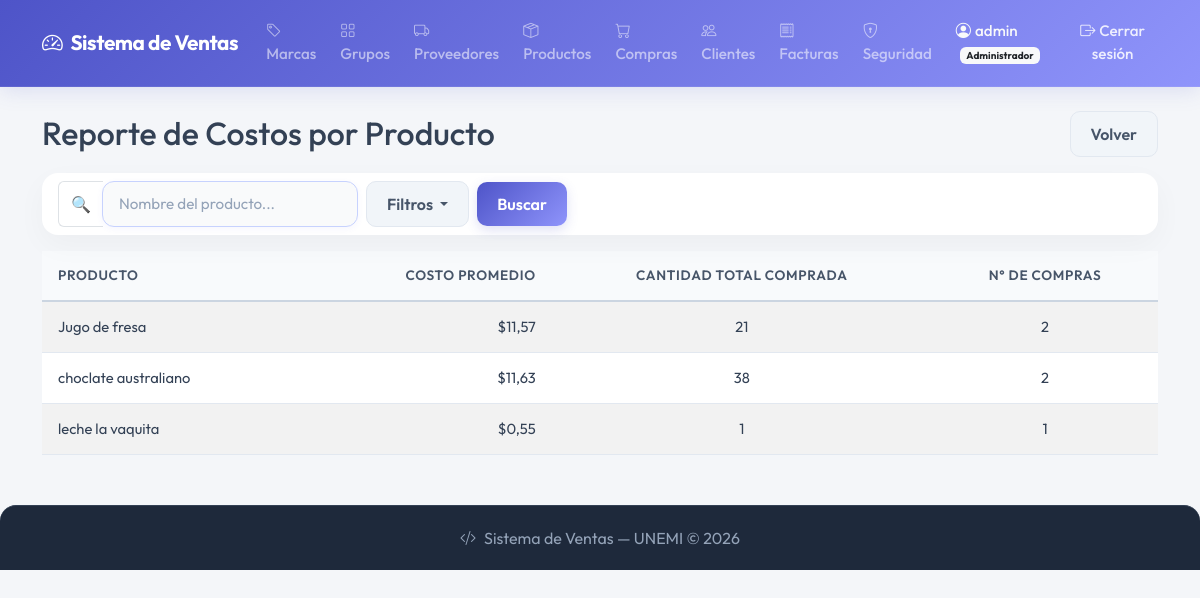
Before: /purchases/report/ (signed in) with the older database file.
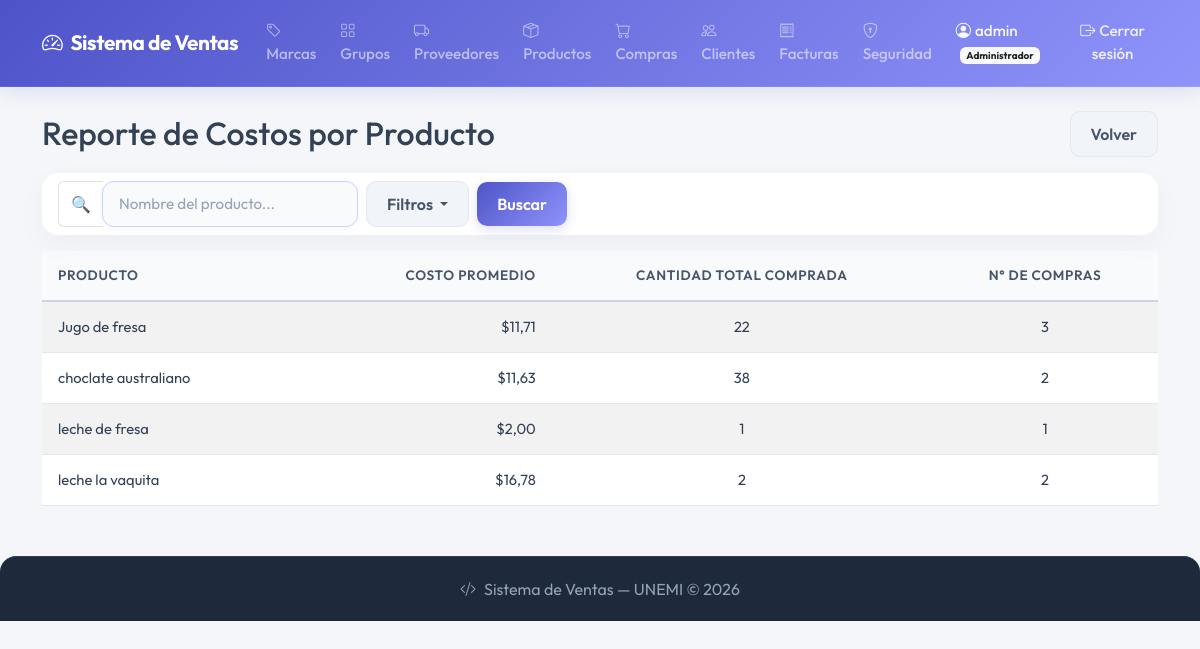
After: the same page with the newer database file.
### billing/models.py (models this page shows, shortened)
class Product(models.Model):
    name = models.CharField(max_length=200, verbose_name='Nombre')
    description = models.TextField(blank=True, null=True, verbose_name='Descripción')
    brand = models.ForeignKey(Brand, on_delete=models.PROTECT, related_name='products', verbose_name='Marca')
    group = models.ForeignKey(ProductGroup, on_delete=models.PROTECT, related_name='products', verbose_name='Grupo')
    suppliers = models.ManyToManyField(Supplier, related_name='products', blank=True, verbose_name='Proveedores')
    unit_price = models.DecimalField(max_digits=12, decimal_places=2, verbose_name='Precio unitario')
    last_cost = models.DecimalField(max_digits=12, decimal_places=2, default=0, null=True, blank=True, verbose_name='Último costo de compra')
    stock = models.IntegerField(default=0, verbose_name='Stock')
    is_active = models.BooleanField(default=True, verbose_name='Activo')
    image = models.ImageField(upload_to='products/', blank=True, null=True, verbose_name='Imagen')
    created_at = models.DateTimeField(auto_now_add=True)
    updated_at = models.DateTimeField(auto_now=True)
    class Meta:
        verbose_name = 'Producto'
        verbose_name_plural = 'Productos'
        ordering = ['name']

### purchasing/views.py (the view)
# urls.py: path('report/', views.purchase_report, name='purchase_report'),
@permission_required_redirect('purchasing.view_purchase', '/purchases/')
def purchase_report(request):
    from django.db.models import Avg, Sum, Count
    from billing.models import Supplier
    query = request.GET.get('q', '')
    supplier_id = request.GET.get('supplier', '')
    report = PurchaseDetail.objects.values(
        'product__name'
    ).annotate(
        avg_cost=Avg('unit_cost'),
        total_quantity=Sum('quantity'),
        total_purchases=Count('purchase'),
    ).order_by('product__name')
    if query:
        report = report.filter(product__name__icontains=query)
    if supplier_id:
        report = report.filter(purchase__supplier_id=supplier_id)
    context = {
        'report': report,
        'query': query,
        'selected_supplier': supplier_id,
        'suppliers': Supplier.objects.filter(is_active=True),
    }
    return render(request, 'purchasing/purchase_report.html', context)

### security/templatetags/security_tags.py (called while the page is built)
@register.filter(name='has_group')
def has_group(user, group_name):
    if not user.is_authenticated:
        return False
    if user.is_superuser:
        return True
    return user.groups.filter(name=group_name).exists()

### purchasing/templates/purchasing/purchase_report.html (shortened to what this page needs)
{% extends 'billing/base.html' %}
{% block content %}
<div class="d-flex justify-content-between align-items-center mb-3">
  <h2 class="mb-0">Reporte de Costos por Producto</h2>
  <a href="{% url 'purchasing:purchase_list' %}" class="btn btn-outline-secondary">Volver</a>
</div>
<div class="card mb-3">
  <div class="card-body py-2">
    <form method="get">
      <div class="d-flex align-items-center gap-2">
        <div class="input-group" style="max-width:300px;">
          <span class="input-group-text bg-white border-end-0">🔍</span>
          <input type="text" name="q" value="{{ query }}" class="form-control border-start-0" placeholder="Nombre del producto...">
        </div>
        <div class="dropdown">
          <button class="btn btn-outline-secondary dropdown-toggle" type="button" data-bs-toggle="dropdown">
            Filtros
          </button>
        </div>
        <button type="submit" class="btn btn-primary">Buscar</button>
      </div>
    </form>
  </div>
</div>
<table class="table table-striped table-hover">
  <thead class="table-dark">
    <tr>
      <th>Producto</th>
      <th class="text-end">Costo Promedio</th>
      <th class="text-center">Cantidad Total Comprada</th>
      <th class="text-center">N° de Compras</th>
    </tr>
  </thead>
  <tbody>
    {% for row in report %}
    <tr>
      <td>{{ row.product__name }}</td>
      <td class="text-end">${{ row.avg_cost|floatformat:2 }}</td>
      <td class="text-center">{{ row.total_quantity }}</td>
      <td class="text-center">{{ row.total_purchases }}</td>
    </tr>
    {% empty %}
    <tr><td colspan="4" class="text-center text-muted">No hay datos</td></tr>
    {% endfor %}
  </tbody>
</table>
{% endblock %}

### billing/templates/billing/base.html (shortened to what this page needs)
{% load static %}
{% load security_tags %}
<!DOCTYPE html>
<html lang="es">
<head>
  <link href="https://cdn.jsdelivr.net/npm/bootstrap@5.3.0/dist/css/bootstrap.min.css" rel="stylesheet">
  <link href="https://cdn.jsdelivr.net/npm/bootstrap-icons@1.11.0/font/bootstrap-icons.css" rel="stylesheet">
  <link rel="stylesheet" href="{% static 'home/css/base.css' %}">
</head>
<body>
<nav class="navbar navbar-expand-lg navbar-dark">
  <div class="container">
    <a class="navbar-brand fw-bold" href="{% url 'home' %}">
      <i class="bi bi-speedometer2 me-2"></i>Sistema de Ventas
    </a>
    <div class="collapse navbar-collapse" id="nav">
      <ul class="navbar-nav me-auto">
        {% if user.is_authenticated %}
          {% if user|has_group:'Analista de Compras' or user|has_group:'Administrador' %}
          <li class="nav-item"><a class="nav-link" href="{% url 'billing:brand_list' %}"><i class="bi bi-tag me-1"></i>Marcas</a></li>
          <li class="nav-item"><a class="nav-link" href="{% url 'billing:productgroup_list' %}"><i class="bi bi-grid me-1"></i>Grupos</a></li>
          <li class="nav-item"><a class="nav-link" href="{% url 'billing:supplier_list' %}"><i class="bi bi-truck me-1"></i>Proveedores</a></li>
          <li class="nav-item"><a class="nav-link" href="{% url 'billing:product_list' %}"><i class="bi bi-box-seam me-1"></i>Productos</a></li>
          <li class="nav-item"><a class="nav-link" href="{% url 'purchasing:purchase_list' %}"><i class="bi bi-cart me-1"></i>Compras</a></li>
          {% endif %}
          {% if user|has_group:'Vendedor' or user|has_group:'Administrador' %}
          <li class="nav-item"><a class="nav-link" href="{% url 'billing:customer_list' %}"><i class="bi bi-people me-1"></i>Clientes</a></li>
          <li class="nav-item"><a class="nav-link" href="{% url 'billing:invoice_list' %}"><i class="bi bi-receipt me-1"></i>Facturas</a></li>
          {% endif %}
          {% if user|has_group:'Administrador' %}
          <li class="nav-item">
            <a class="nav-link" href="{% url 'security:dashboard' %}">
              <i class="bi bi-shield-lock me-1"></i>Seguridad
            </a>
          </li>
          {% endif %}
        {% endif %}
      </ul>
      <ul class="navbar-nav align-items-center">
        {% if user.is_authenticated %}
        <li class="nav-item">
          <span class="nav-link text-light me-2">
            <i class="bi bi-person-circle me-1"></i>{{ user.username }}
            {% for g in user.groups.all %}
              <span class="badge bg-light text-dark ms-1" style="font-size:10px;">{{ g.name }}</span>
            {% endfor %}
          </span>
        </li>
        <li class="nav-item">
          <form method="post" action="{% url 'logout' %}" class="d-inline">
            <button type="submit" class="nav-link btn btn-link p-0" style="color:rgba(255,255,255,.85); text-decoration: none;">
              <i class="bi bi-box-arrow-right me-1"></i>Cerrar sesión
            </button>
          </form>
        </li>
        {% endif %}
      </ul>
    </div>
  </div>
</nav>
<div class="container mt-4">
  {% block content %}{% endblock %}
</div>
<footer>
  <p class="mb-0"><i class="bi bi-code-slash me-2"></i>Sistema de Ventas — UNEMI © 2026</p>
</footer>
</body>
</html>

Changed rows visible on the page:
changed Product "Jugo de fresa": avg_cost "11,57" → "11,71"; total_quantity "21" → "22"; total_purchases "2" → "3"
now on this page (row edited): Product: product__name "leche de fresa", avg_cost "2,00", total_quantity "1", total_purchases "1"
changed Product "leche la vaquita": avg_cost "0,55" → "16,78"; total_quantity "1" → "2"; total_purchases "1" → "2"
